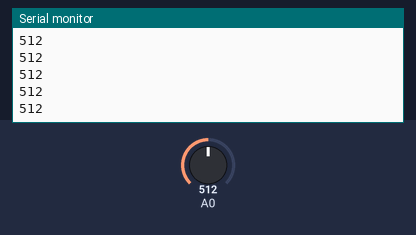
The sketch below on a simulated Arduino Uno, built with avr-gcc and run on an emulated ATmega328P. Shown: the last lines printed to the serial monitor. The test bench sets the inputs (shaded band); at power-on: A0 = 512.

Above: at 1.2 s.
1.3 s: A0 set to 716
At 1.51 s:
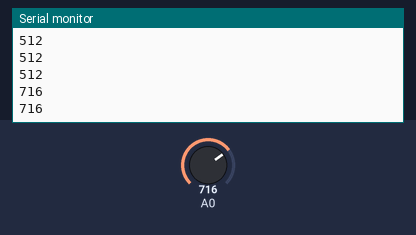
2.8 s: A0 set to 900
At 2.8 s:
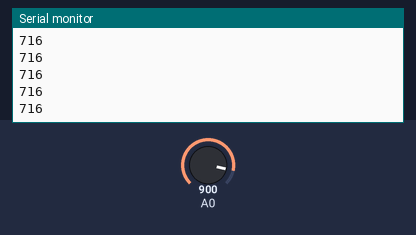
Timing chart, 0 to 5.8 s (numbered marks = the images above; inputs shaded):
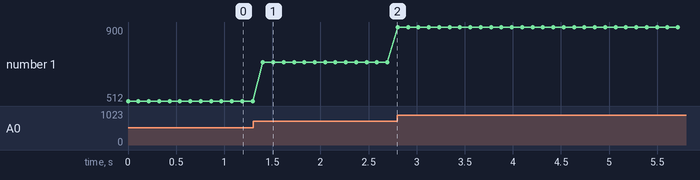

Measured:
- after the input at 1.3 s, the serial monitor: prints a new line after 0.10 s (image 1)
- plotted number 1: 512 → 716 after the input at 1.3 s, 716 → 900 after the input at 2.8 s

The sketch:

LDR_bluetooth.ino
```cpp
//Include the module so we don't
//have to use the default Serial
//so the Arduino can be plugged in
//to a computer and still use bluetooth
#include <SoftwareSerial.h>

//Define the pins used for receiving
//and transmitting information via Bluetooth
const int rxpin = 10;
const int txpin = 11;

//Variable to store input value

//Connect the Bluetooth module
SoftwareSerial bluetooth(rxpin, txpin);


void setup()
{
  //Initialize Serial for debugging purposes
  Serial.begin(9600);
  //Initialize the bluetooth
  bluetooth.begin(9600);
}

void loop()
{
  // Get the data from the LDR
  int sensorValue = analogRead(A0);
  Serial.println(sensorValue);

  bluetooth.println('<'+String(sensorValue)+'>');
  //Wait ten milliseconds to decrease unnecessary hardware strain
  delay(100);

}
```
